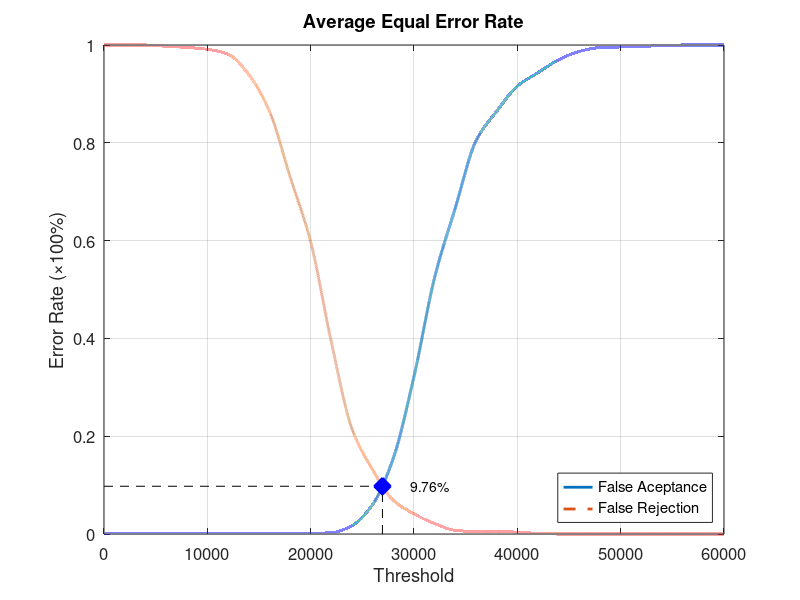
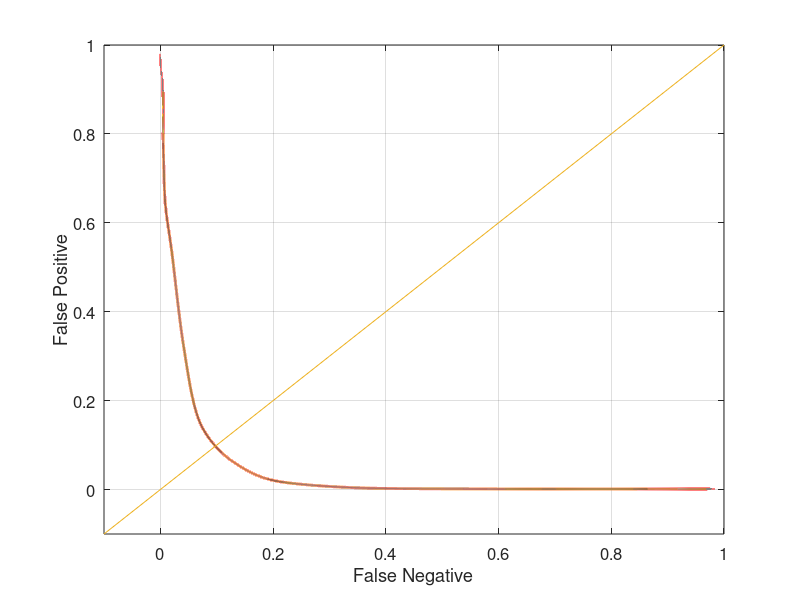

The MATLAB source for these figures, in order:
function yEER = Experiment2Average
close all;
clear;
clc;
x = 0:2000:60000;
xq = 0:0.5:60000;

y0 = [0 0.00131579 0.00131579 0.00131579 0.00131579 0.00131579 0.00131579 0.00131579 0.00131579 0.00131579 0.00131579 0.00263158 0.0171053 0.0605263 0.155263 0.322368 0.525 0.667105 0.803947 0.864474 0.915789 0.943421 0.969737 0.986842 0.994737 0.996053 0.997368 0.998684 1 1 1];
yy0 = interp1(x, y0, xq, 'pchip');
y1 = [1 1 1 0.9975 0.995 0.99125 0.98125 0.94 0.865 0.73125 0.5975 0.3925 0.215 0.13125 0.06875 0.04125 0.02125 0.0075 0.005 0.005 0.00375 0.00125 0 0 0 0 0 0 0 0 0];
yy1 = interp1(x, y1, xq, 'pchip');

% Calculating EER: 
y2 = abs(y0 - y1);
find(y2 == min(y2))
yy2 = abs(yy0 - yy1);
xEER = find(yy2 == min(yy2));
xEERIndex = xq(xEER) % X-axis EER
yEER = yy0(xEER) % Y-axis EER

main = figure
plot(xq, yy0,'-','LineWidth', 2);	hold on
plot(xq, yy1,'--','LineWidth', 2);	hold on
plot([xEERIndex xEERIndex], [0 yEER], 'k--');	hold on
plot([0 xEERIndex], [yEER yEER], 'k--');	hold on
plot(xEERIndex, yEER, 'bx', 'LineWidth', 10);	hold on
text(xEERIndex + 10 * xEERIndex / 100, yEER, [num2str(round((10000 * yEER)) / 100) '%'])
legend('False Aceptance', 'False Rejection', 'Location', 'SouthEast')
xlabel('Threshold')
ylabel('Error Rate (\times100%)')
title('Average Equal Error Rate')
set(gca, 'FontSize', 12)
axis([0 60000 0 1])
grid on

print(main, 'Experiment2AverageMain', '-dpng');
FNRxFPR = figure('Color', [1 1 1]);
plot(yy1, yy0, '-', yy1, yy0, 'LineWidth', 2);
hold on
y = -0.1:0.1:1
plot(y, y); 
set(gca, 'FontSize', 12)
xlabel('False Negative')
ylabel('False Positive')
axis([-0.1 1 -0.1 1])
set(gca, 'FontSize', 12)
grid on

print(FNRxFPR, 'Experiment2AverageFNRxFPR','-dpng');
end
